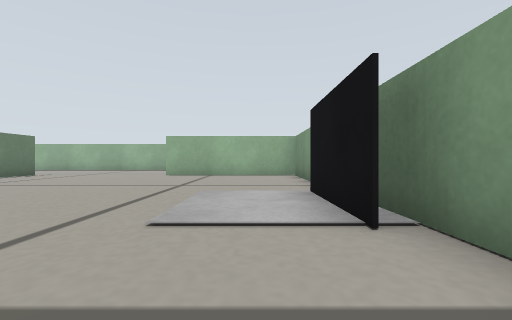
view 1 (above)

23 first-person views from a walk through a world built for the Gazebo simulator. The camera is 0.12 m above the floor, looks level and sees 90° across. The floor is counted in squares, 0.2 m on a side. Each view is taken from the middle of a square. On the plan, view 1 faces up. The plan holds only what a view shows up to about 9 squares ahead; the rest is blank. Some surface patterns are stand-ins.

view 2
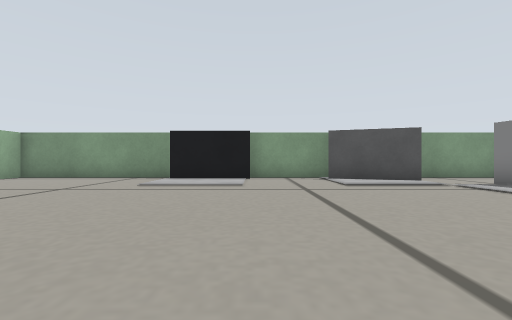

view 3
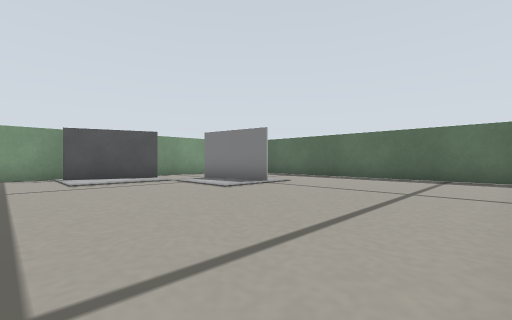

view 4
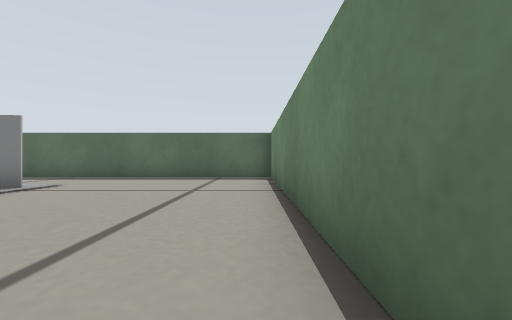

view 5
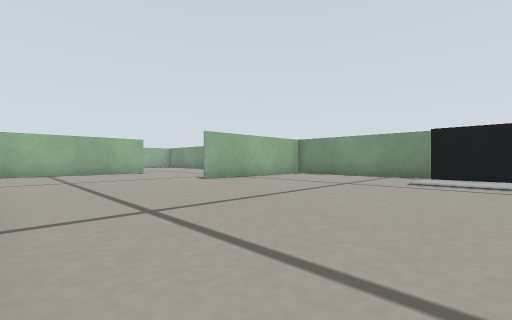

view 6
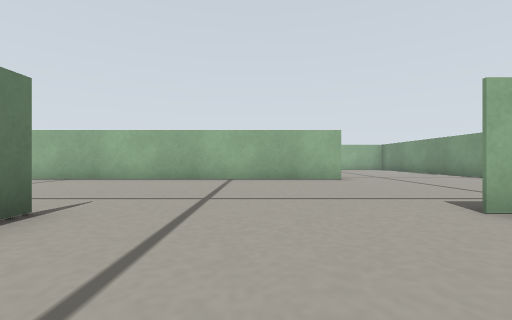

view 7
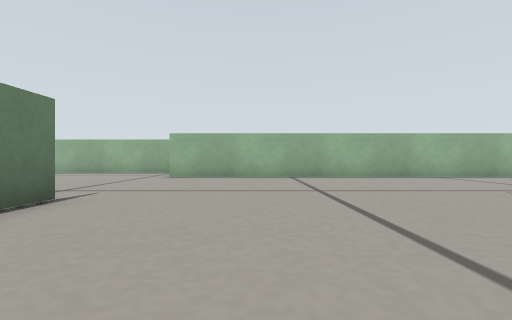

view 8
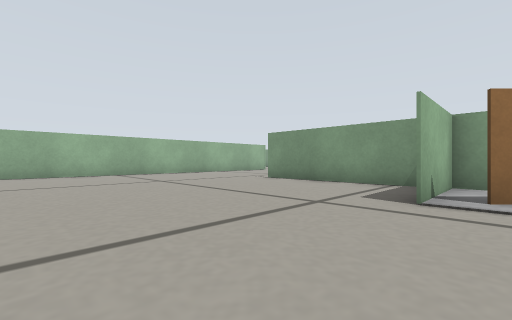

view 9
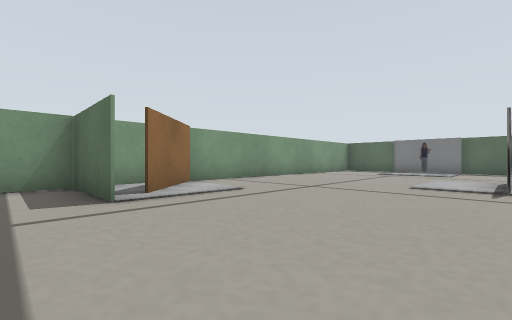

view 10
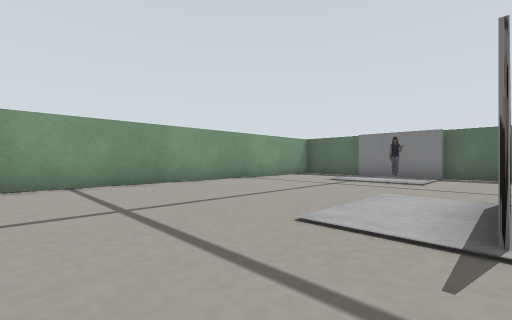

view 11
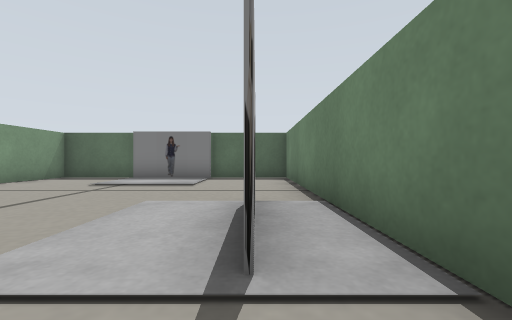

view 12
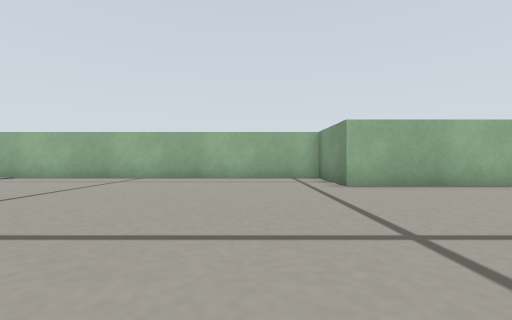

view 13
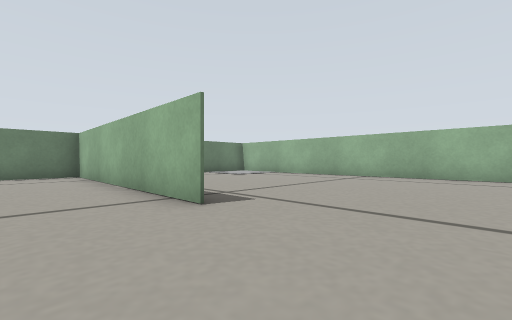

view 14
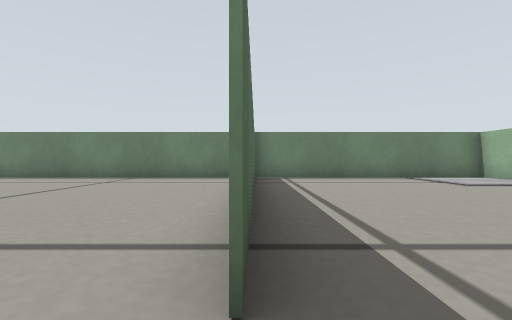

view 15
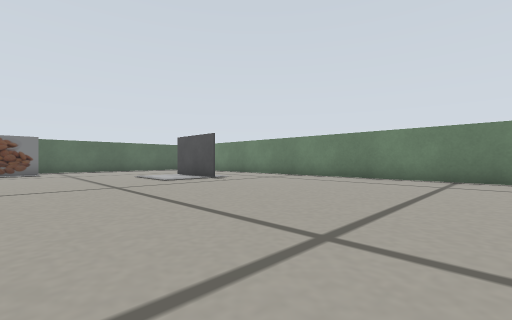

view 16
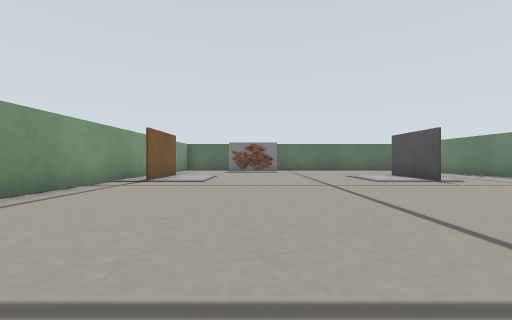

view 17
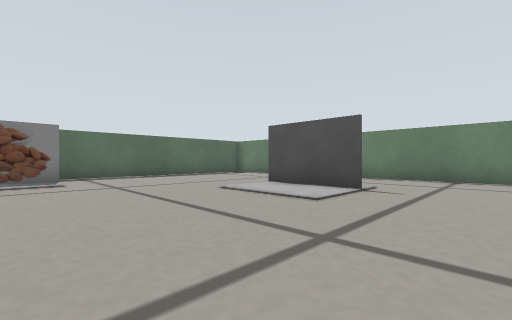

view 18
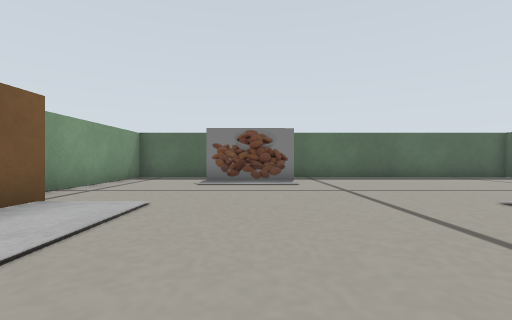

view 19
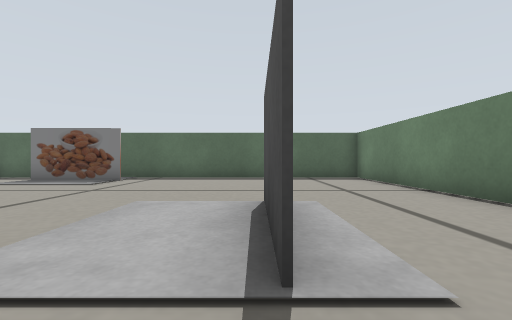

view 20
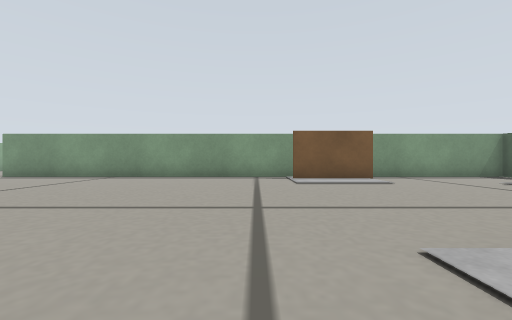

view 21
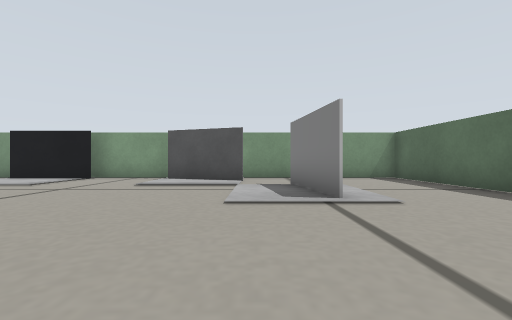

view 22
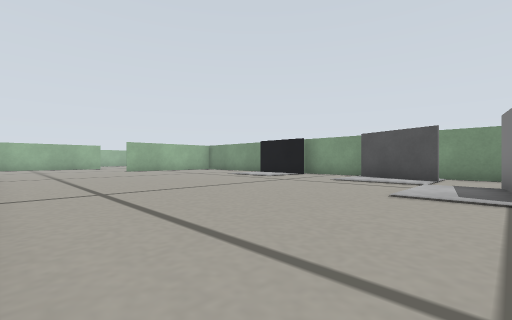

view 23
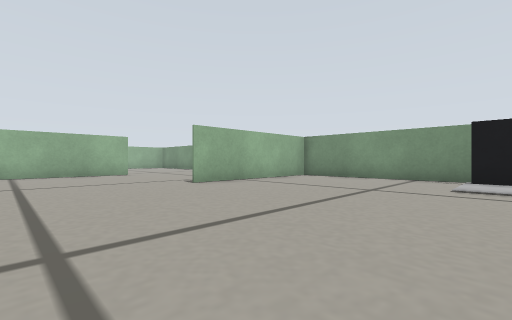

### Floor plan
Points are (right, up) in squares from view 1. A wall is a line through its corners. A room is listed if a view was taken in it or the views show most of it. See-through windows are left out.
Room 1 (views 1, 2, 3, 4, 5, 6, 7, 8, 9, 10, 11, 21, 22, 23)
walls: (-8.6, 4.9) (-11.1, 4.9) (-8.6, 4.9); (-8.5, 0.5) (-8.5, -7.6); (-8.5, 9.9) (-8.5, 8.5); (-16, 0) (-16, -7.5); (1.5, -0.5) (1.5, 9.8) (-3.5, 9.8); (-16, 9.9) (-16, 9); (-8.6, -7.6) (-8.6, 9.9); (-11, -7.6) (1.5, -7.6) (1.5, -2.4); (-3.4, 14.8) (-16.1, 14.8); (-15.9, -7.6) (-13.5, -7.6)
ways out: opening at (-16, 12) to room 2; opening at (-3, 12.5)
objects: bed (-15, -2) to (-15, -1); person (-13, -7) to (-11, -7); chair (-10, 3) to (-9, 4); white box (-3, -4) to (-1, -4); grey box (0, -2) to (1, -1); TV (1, 2) to (1, 4)
Room 2 (views 12, 13, 14, 15, 16, 17, 18, 19, 20)
walls: (-20.9, 9.8) (-28.5, 9.8); (-24.6, 10) (-20.9, 10); (-18.4, -7.6) (-15.9, -7.6); (-16.1, 14.8) (-16.1, 17.4) (-28.4, 17.4) (-28.4, -7.6) (-20.4, -7.6); (-16.1, -7.6) (-16.1, 9.9)
ways out: opening at (-16, 12) to room 1
objects: grey box (-25, -2) to (-25, 0); patterned box (-21, -6) to (-19, -6); chair (-17, -2) to (-17, 0)

Positions as (right, up) in squares from view 1, and headings:
1: (0, 0), facing up
2: (-7, 2), facing right
3: (-8, 1), facing down-right
4: (-8, 1), facing down
5: (-8, 3), facing up-right
6: (-6, 7), facing up
7: (-13, 6), facing up
8: (-15, 4), facing up-right
9: (-15, 6), facing down-right
10: (-15, 2), facing down-right
11: (-15, 1), facing down
12: (-18, 9), facing up
13: (-18, 8), facing up-left
14: (-20, 10), facing left
15: (-20, 7), facing down-left
16: (-20, 7), facing down
17: (-20, 2), facing down-left
18: (-20, 1), facing down
19: (-25, 1), facing down
20: (-25, 1), facing right
21: (-7, -3), facing right
22: (-8, -4), facing up-right
23: (-7, 4), facing up-right
